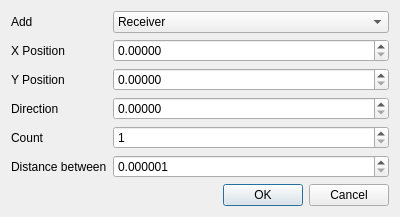
<?xml version="1.0" encoding="UTF-8"?>
<ui version="4.0">
 <class>AddReceiverSpeaker</class>
 <widget class="QDialog" name="AddReceiverSpeaker">
  <property name="geometry">
   <rect>
    <x>0</x>
    <y>0</y>
    <width>400</width>
    <height>197</height>
   </rect>
  </property>
  <property name="windowTitle">
   <string>Add receiver(s) or speaker(s)</string>
  </property>
  <layout class="QGridLayout" name="gridLayout">
   <item row="1" column="0">
    <widget class="QLabel" name="label_2">
     <property name="text">
      <string>X Position</string>
     </property>
    </widget>
   </item>
   <item row="0" column="1">
    <widget class="QComboBox" name="cbType">
     <item>
      <property name="text">
       <string>Receiver</string>
      </property>
     </item>
     <item>
      <property name="text">
       <string>Speaker</string>
      </property>
     </item>
    </widget>
   </item>
   <item row="1" column="1">
    <widget class="QDoubleSpinBox" name="dsbX">
     <property name="decimals">
      <number>5</number>
     </property>
    </widget>
   </item>
   <item row="0" column="0">
    <widget class="QLabel" name="label_7">
     <property name="text">
      <string>Add </string>
     </property>
    </widget>
   </item>
   <item row="3" column="0">
    <widget class="QLabel" name="label_4">
     <property name="text">
      <string>Direction</string>
     </property>
    </widget>
   </item>
   <item row="2" column="0">
    <widget class="QLabel" name="label">
     <property name="text">
      <string>Y Position</string>
     </property>
    </widget>
   </item>
   <item row="3" column="1">
    <widget class="QDoubleSpinBox" name="dsbDirection">
     <property name="decimals">
      <number>5</number>
     </property>
     <property name="maximum">
      <double>360.000000000000000</double>
     </property>
    </widget>
   </item>
   <item row="2" column="1">
    <widget class="QDoubleSpinBox" name="dsbY">
     <property name="decimals">
      <number>5</number>
     </property>
    </widget>
   </item>
   <item row="5" column="0">
    <widget class="QLabel" name="label_3">
     <property name="text">
      <string>Distance between</string>
     </property>
    </widget>
   </item>
   <item row="4" column="0">
    <widget class="QLabel" name="label_5">
     <property name="text">
      <string>Count</string>
     </property>
    </widget>
   </item>
   <item row="4" column="1">
    <widget class="QSpinBox" name="sbCount">
     <property name="minimum">
      <number>1</number>
     </property>
     <property name="maximum">
      <number>1000000</number>
     </property>
    </widget>
   </item>
   <item row="5" column="1">
    <widget class="QDoubleSpinBox" name="dsbDistanceBetween">
     <property name="decimals">
      <number>6</number>
     </property>
     <property name="minimum">
      <double>0.000001000000000</double>
     </property>
     <property name="maximum">
      <double>1000000000.000000000000000</double>
     </property>
     <property name="singleStep">
      <double>0.100000000000000</double>
     </property>
    </widget>
   </item>
   <item row="6" column="1">
    <widget class="QDialogButtonBox" name="buttonBox">
     <property name="orientation">
      <enum>Qt::Horizontal</enum>
     </property>
     <property name="standardButtons">
      <set>QDialogButtonBox::Cancel|QDialogButtonBox::Ok</set>
     </property>
    </widget>
   </item>
  </layout>
 </widget>
 <resources/>
 <connections>
  <connection>
   <sender>buttonBox</sender>
   <signal>accepted()</signal>
   <receiver>AddReceiverSpeaker</receiver>
   <slot>accept()</slot>
   <hints>
    <hint type="sourcelabel">
     <x>248</x>
     <y>254</y>
    </hint>
    <hint type="destinationlabel">
     <x>157</x>
     <y>274</y>
    </hint>
   </hints>
  </connection>
  <connection>
   <sender>buttonBox</sender>
   <signal>rejected()</signal>
   <receiver>AddReceiverSpeaker</receiver>
   <slot>reject()</slot>
   <hints>
    <hint type="sourcelabel">
     <x>316</x>
     <y>260</y>
    </hint>
    <hint type="destinationlabel">
     <x>286</x>
     <y>274</y>
    </hint>
   </hints>
  </connection>
 </connections>
</ui>
